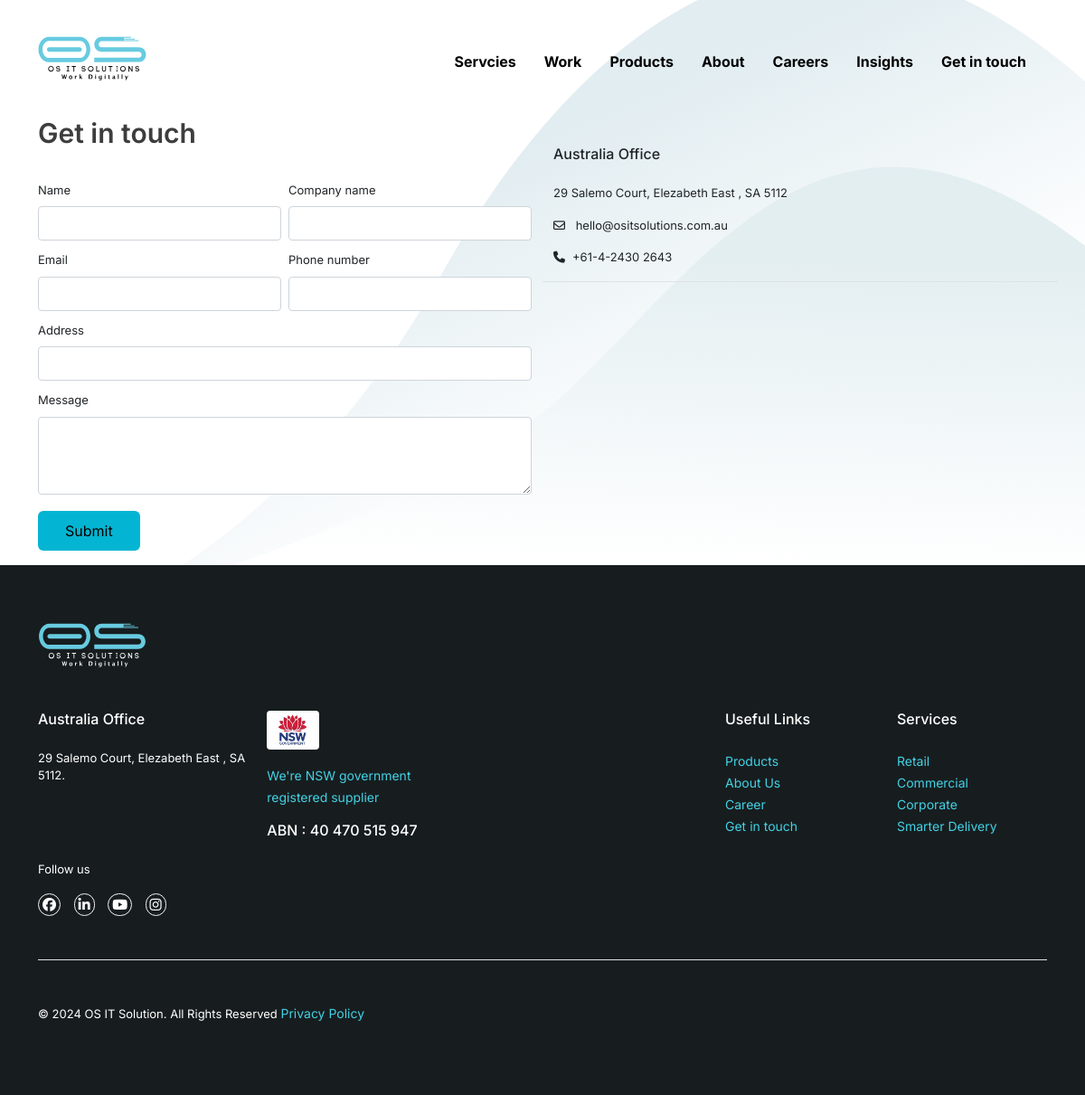
Page /contact/ on the committed database.
### Website_Settings/models.py (models this page shows, shortened)
class Background(models.Model):
    name = models.CharField(max_length=30)
    about_Page_Banner = models.FileField(upload_to='background/')
    error_Image = models.ImageField(upload_to='image/')

class Setting(models.Model):
    site_Name = models.CharField(max_length=30)
    logo = models.FileField(upload_to='logo/')
    logo_2 = models.FileField(upload_to='logo/')
    favicon = models.FileField(upload_to='favicon/')
    year = models.IntegerField()
    address = models.CharField(max_length=50)
    google_Map_Link = models.CharField(max_length=800)
    phone = models.CharField(max_length=20)
    email = models.EmailField(max_length=50)
    facebook = models.CharField(max_length=50)
    linkedin = models.CharField(max_length=50)
    youtube = models.CharField(max_length=50)
    instagram = models.CharField(max_length=50)
    abn = models.CharField(max_length=40)
    description = models.TextField()
    consultency = models.TextField()
    flash_News = models.TextField()

### Contact_Page/views.py (the view)
# urls.py: path('', views.contact, name='contact'),
def contact(request):
    if request.method == 'POST':
        form = forms.ContactForm(data=request.POST)
        if form.is_valid():
            form.save()
            messages.success(request, 'Your messages send successfully') # Redirect to a success page
        else:
            print(form.errors)
            messages.error(request, 'Invalid! Please try again.')
    else:
        form = forms.ContactForm()
    context = {
        'form': form
    }
    return render(request, 'contact.html', context)

### Contact_Page/forms.py
class ContactForm(ModelForm):
    class Meta:
        model = Contact
        fields = ('name', 'company', 'email', 'phone', 'address', 'message', )

### Website_Settings/custom_context.py (called while the page is built)
def common_context(request):
    settings = Setting.objects.first()
    return {
        'settings': settings
    }

def image(request):
    backgrounds = Background.objects.last()
    return {
        'backgrounds': backgrounds
    }

### templates/contact.html (shortened to what this page needs)
{% extends "base.html" %}
{% load static %}
{% block content %}
    <main class="flex-shrink-0">
        <header id="about-page-header" style="  background: rgba(51, 51, 51, 0.1) url({{backgrounds.about_Page_Banner.url}}); background-color: #ffffffff;background-repeat: no-repeat; background-size: cover; background-position: center center;max-width: 100%;">
            {% include "navbar-2.html" %}
            <section class="container mt-4 pb-3">
                <div class="row">
                    <div class="col-12 col-md-6 col-lg-6">
                        <div class="mt-3">
                            <h3 class="contact-master-title">Get in touch</h3>
                        </div>
                        <form class="row g-2" method="post" action="{% url 'contact' %}">
                            <br>
                            <div class="col-md-6">
                                <label for="inputName" class="form-label">Name</label>
                                <input type="text" class="form-control" id="inputName" name="name">
                            </div>
                            <div class="col-md-6">
                                <label for="inputCName" class="form-label">Company name</label>
                                <input type="text" class="form-control" id="inputCName" name="company">
                            </div>
                            <div class="col-md-6">
                                <label for="inputEmail4" class="form-label">Email</label>
                                <input type="email" class="form-control" id="inputEmail4" name="email">
                            </div>
                            <div class="col-md-6">
                                <label for="inputPhone" class="form-label">Phone number</label>
                                <input type="text" class="form-control" id="inputPhone" name="phone">
                            </div>
                            <div class="col-12">
                                <label for="inputAddress" class="form-label">Address</label>
                                <input type="text" class="form-control" id="inputAddress" name="address">
                            </div>
                            <div class="col-12">
                                <label for="exampleFormControlTextarea1" class="form-label">Message</label>
                                <textarea class="form-control" id="exampleFormControlTextarea1" rows="3" name="message"></textarea>
                            </div>
                            <div class="col-12">
                                <button type="submit" class="submit-btn">Submit</button>
                            </div>
                        </form>
                    </div>
                    <div class="col-12 col-md-6 col-lg-6">
                        <div class="mt-3 mt-lg-5">
                            <div class="row border-bottom">
                                <div class="col-12">
                                    <div class="row">
                                        <div class="col-12 col-md-6 col-lg-6">
                                            <h6 class="pb-2 pb-lg-3">Australia Office</h6>
                                            <p class="footer-text">{{settings.address}}</p>
                                            <p class="footer-text"><i class="fa-regular fa-envelope pe-2"></i>
                                                {{settings.email}}</p>
                                            <p class="footer-text"><i class="fa-solid fa-phone pe-2"></i>{{settings.phone}}
                                            </p>
                                        </div>
                                    </div>
                                </div>
                            </div>
                        </div>
                    </div>
            </section>
        </header>
    </main>
  {% include 'footer.html' %}
{% endblock content %}

### templates/navbar-2.html (shortened to what this page needs)
<nav class="navbar navbar-expand-lg navbar-light p-0">
    <div class="container navbar-top-position">
        <span class=""><a href="{% url 'home' %}"><img id="web_logo" src="{{settings.logo_2.url}}"
                    alt=""></a></span>
        <div class="collapse navbar-collapse mt-2" id="navbarNavDropdown">
            <ul class="navbar-nav ms-auto">
                <li class="nav-item dropdown nav-option has-megamenu">
                    <a class="nav-link active about black-nav" href="{% url 'service' %}"
                        id="navbarDropdownMenuLink" role="button" data-bs-toggle="" aria-expanded="false">
                        Servcies </a>
                </li>
                <li class="nav-item nav-option">
                    <a class="nav-link active black-nav" href="{% url 'work' %}">Work</a>
                </li>
                <li class="nav-item nav-option">
                    <a class="nav-link active black-nav" href="{% url 'product' %}">Products</a>
                </li>
                <li class="nav-item nav-option">
                    <a class="nav-link active black-nav" href="{% url 'about' %}">About</a>
                </li>
                <li class="nav-item nav-option">
                    <a class="nav-link active black-nav" href="{% url 'career' %}">Careers</a>
                </li>
                <li class="nav-item nav-option">
                    <a class="nav-link active black-nav" href="{% url 'insights' %}">Insights</a>
                </li>
                <li class="nav-item nav-option">
                    <a class="nav-link active black-nav" href="{% url 'contact' %}">Get in touch</a>
                </li>
            </ul>
        </div>
    </div>
</nav>

### templates/footer.html
{% load static %}
<footer class="footer mt-auto py-3">
    <div class="container pt-3 pt-lg-5 pb-3 pb-lg-5">
      <img id="footer-logo" src="{{settings.logo.url}}" alt="">
      <div class="mt-3 mt-lg-5">
        <div class="row">
          <div class="col-12 col-md-6 col-lg-8">
            <div class="row">
              <div class="col-12 col-md-12 col-lg-4">
                <h6 class="pb-2 pb-lg-3">Australia Office</h6>
                <p class="footer-text">{{settings.address}}.</p>
              </div>
              <div class="col-12 col-md-12 col-lg-4">
                <img class="w-25 rounded" src="{% static 'asset/images/icons/354_nsw.jpg' %}" alt="">
                <p class="pt-3"><a target="_blank" href="https://buy.nsw.gov.au/supplier/profile/139345">We're NSW
                    government registered supplier</a></p>
                <h6 class="pb-2 pb-lg-3">ABN : {{settings.abn}}</h6>
              </div>
              <div class="col-12 col-md-12 col-lg-4">
              </div>
            </div>
          </div>
          <div class="col-12 col-md-3 col-lg-2">
            <h6 class="pb-2 pb-lg-3">Useful Links</h6>
            <div>
              <a href="{% url 'product' %}">Products</a> <br>
              <a href="{% url 'about' %}">About Us</a> <br>
              <a href="{% url 'career' %}">Career</a> <br>
              <a href="{% url 'contact' %}">Get in touch</a>
            </div>
          </div>
          <div class="col-12 col-md-3 col-lg-2">
            <h6 class="pb-2 pb-lg-3">Services</h6>
            <div>
              <a href="">Retail</a> <br>
              <a href="">Commercial</a> <br>
              <a href="">Corporate</a> <br>
              <a href="">Smarter Delivery</a>
            </div>
          </div>
        </div>
        <div class="">
          <p class="footer-text">Follow us</p>
          <a href="https://{{settings.facebook}}"><i class="fa-brands fa-facebook footer-social"></i></a>
          <a href="https://{{settings.linkedin}}"><i class="fa-brands fa-linkedin-in footer-social"></i></a>
          <a href="https://{{settings.youtube}}"><i class="fa-brands fa-youtube footer-social"></i></a>
          <a href="https://{{settings.instagram}}"><i class="fa-brands fa-instagram footer-social"></i></a>
        </div>
      </div>
      <div class="mt-3 mt-lg-5 border-top border-1">
        <p class="footer-text pt-3 pt-lg-5">
          &copy;
          {{settings.year}} {{settings.site_Name}}. All Rights Reserved <a
            class="policy" href="">Privacy Policy</a>
        </p>
      </div>
    </div>
  </footer>

### static/asset/css/style.css (style rules this page uses)
body { font-family: 'Inter', sans-serif !important; background-color: none !important; }
a { text-decoration: none; font-size: 14px; color: #43d1e4; transition: .3s; }
ul { list-style-type: disc; }
li { font-size: 14px; }
#web_logo { width: 120px; }
.nav-option { margin-right: 15px; }
.active { transition: 0.3s; }
.nav-link { font-weight: 700; font-size: 16px; color: rgb(255, 255, 255) !important; }
.black-nav { font-weight: 700; font-size: 16px; color: rgb(0, 0, 0) !important; }
@media (min-width: 1024px) { .navbar-top-position { padding-top: 40px; } }
@media all and (min-width: 992px) { .navbar .has-megamenu { position: static !important; } }
ul { list-style-type: none; }
#about-page-header { background: rgba(51, 51, 51, 0.1) url(../images/bg.svg); background-color: #ffffffff; background-repeat: no-repeat; background-size: cover; background-position: center center; max-width: 100%; }
.contact-master-title { font-size: 30px; font-weight: 600 !important; color: rgb(61, 61, 61); }
label { font-size: 13px; }
input, textarea, select:focus { color: #939393; background-color: #ffffffff; border-color: inherit; outline: 0; box-shadow: none !important; transition: 0.5s; }
.submit-btn { margin-top: 10px; border: 0px; padding: 10px 30px; background-color: #03b5d2; border-radius: 6px; transition: .3s; }
footer { background-color: #171d1f; color: #ffffffff; }
#footer-logo { width: 120px; }
.footer-text { font-size: 13px; }
.footer-social { margin-right: 10px; font-size: 15px; color: #ffffffff; border: 1px solid whitesmoke; padding: 4px; border-radius: 50px; }

### rows in the picture
Background: about_Page_Banner (picture)
Setting: logo_2 (picture), address "29 Salemo Court, Elezabeth East , SA 5112", email "hello@ositsolutions.com.au", phone "+61-4-2430 2643", logo (picture), abn "40 470 515 947", year "2024", site_Name "OS IT Solution"
